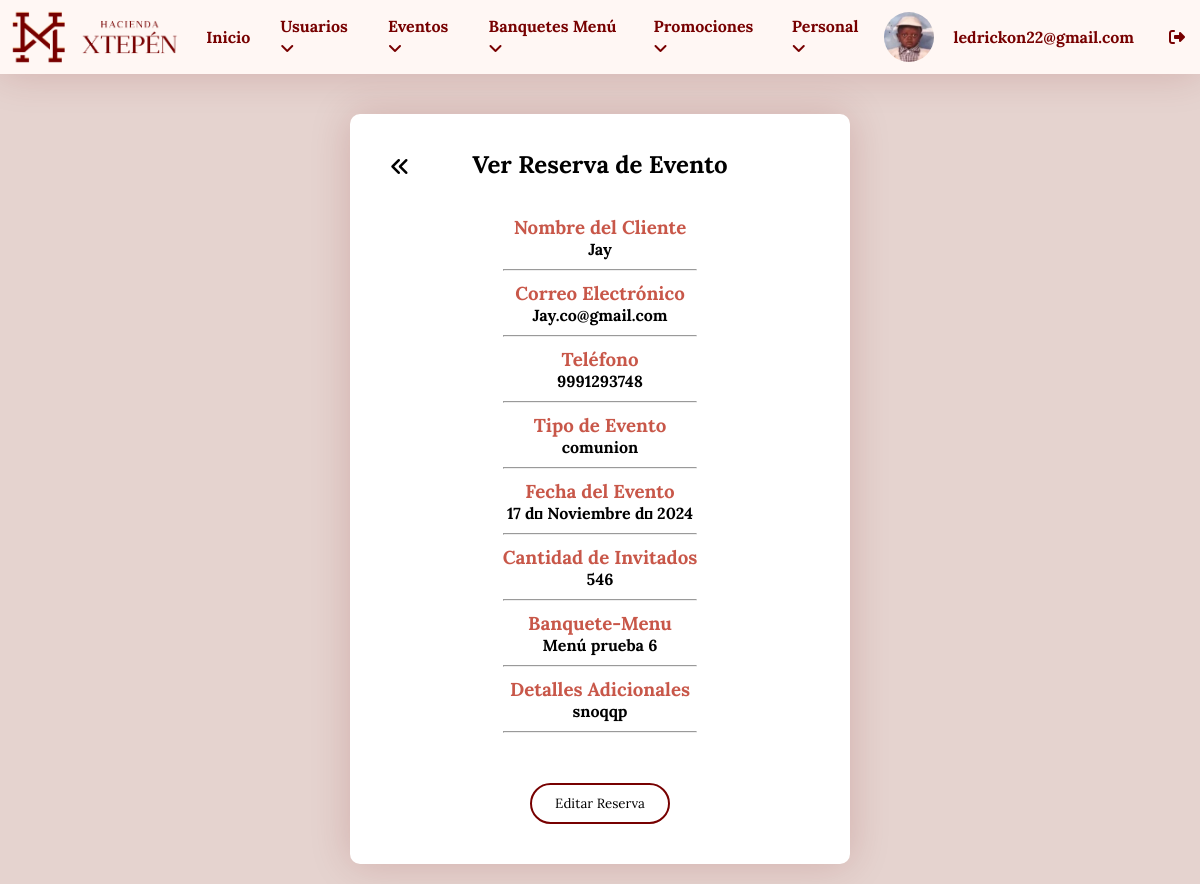
The page /login/ver_evento.php?id=27 (signed in) on the database its author committed.
### tables this page shows
CREATE TABLE `usuarios` (
  `id_usuario` int NOT NULL,
  `nombre_completo` varchar(100) DEFAULT NULL,
  `roles` varchar(50) NOT NULL,
  `email` varchar(50) DEFAULT NULL,
  `contrasena` varchar(255) DEFAULT NULL,
  `fecha_nacimiento` date DEFAULT NULL,
  `foto` varchar(255) DEFAULT NULL,
  `acc` int NOT NULL
);

CREATE TABLE `reservas_eventos` (
  `id` int NOT NULL,
  `nombre` varchar(100) NOT NULL,
  `email` varchar(100) NOT NULL,
  `telefono` varchar(15) NOT NULL,
  `evento` varchar(50) NOT NULL,
  `fecha` date NOT NULL,
  `invitados` int NOT NULL,
  `mensaje` text,
  `fecha_reserva` timestamp NOT NULL DEFAULT CURRENT_TIMESTAMP,
  `menu_banquete` int DEFAULT NULL,
  `estado` varchar(10) DEFAULT 'pendiente',
  `personal` int DEFAULT NULL
);

CREATE TABLE `banquete_menu` (
  `id` int NOT NULL,
  `nombre_menu` varchar(100) DEFAULT NULL,
  `descripcion` text,
  `imagen` varchar(255) DEFAULT NULL
);

### login/ver_evento.php (the view, shortened to what this page needs)
<!DOCTYPE html>
<html lang="es">
<head>
    <link rel="stylesheet" href="styles/stylesedtvr.css">
</head>
<body>
    <?php include "menu.php"; ?>
    <div class="container">
        <br>
        <div class="information">
            <h2>Ver Reserva de Evento</h2>
            <br>
            <a class="back" href="dashboard_eventos.php"><i class="fa-solid fa-angles-left"></i></a>
            <?php
            require "conexion.php";
            $id_reserva = isset($_GET['id']) ? intval($_GET['id']) : 0;
            $verreserva = "SELECT * FROM reservas_eventos
            INNER JOIN banquete_menu ON reservas_eventos.menu_banquete = banquete_menu.id
            WHERE reservas_eventos.id = '$id_reserva'";
            $resultado = mysqli_query($conectar, $verreserva);
            $fila = $resultado->fetch_array();
            function convertir_mes_espanol($fecha) {
                $meses_ingles = array('January', 'February', 'March', 'April', 'May', 'June', 'July', 'August', 'September', 'October', 'November', 'December');
                $meses_espanol = array('Enero', 'Febrero', 'Marzo', 'Abril', 'Mayo', 'Junio', 'Julio', 'Agosto', 'Septiembre', 'Octubre', 'Noviembre', 'Diciembre');
                return str_replace($meses_ingles, $meses_espanol, date("d \d\e F \d\e Y", strtotime($fecha)));
            }
            $fecha = convertir_mes_espanol($fila["fecha"]);
            ?>
            <div class="contenedor_usuario">
                <h3>Nombre del Cliente</h3>
                <h4><?php echo $fila["nombre"]; ?></h4>
                <hr>
                <h3>Correo Electrónico</h3>
                <h4><?php echo $fila["email"]; ?></h4>
                <hr>
                <h3>Teléfono</h3>
                <h4><?php echo $fila["telefono"]; ?></h4>
                <hr>
                <h3>Tipo de Evento</h3>
                <h4><?php echo $fila["evento"]; ?></h4>
                <hr>
                <h3>Fecha del Evento</h3>
                <h4><?php echo $fecha; ?></h4>
                <hr>
                <h3>Cantidad de Invitados</h3>
                <h4><?php echo $fila["invitados"]; ?></h4>
                <hr>
                <h3>Banquete-Menu</h3>
                <h4><?php echo $fila["nombre_menu"]; ?></h4>
                <hr>
                <h3>Detalles Adicionales</h3>
                <h4><?php echo $fila["mensaje"]; ?></h4>
                <hr>
                <br>
                <a href="editar_evento.php?id=<?php echo $id_reserva; ?>">
                    <button class="btn2">Editar Reserva</button>
                </a>
            </div>
        </div>
    </div>
</body>
</html>

### login/menu.php (shortened to what this page needs)
<?php
$usuario = $_SESSION['username'];
require "conexion.php";
$id_usuario = $_SESSION['id_usuario'];
$verusuario = "SELECT * FROM usuarios WHERE id_usuario = '$id_usuario'";
$resultado = mysqli_query($conectar, $verusuario);
$fila = $resultado -> fetch_array();
?>
<!DOCTYPE html>
<html lang="en">
<head>
    <link rel="stylesheet" href="styles/stylenavbar.css">
</head>
<body>
    <div class="container">
        <div class="tutorial">
            <ul>
                <div class="left-items">
                    <figure class="logo-left">
                        <img src="imagenes/xtepen-logo-750.gif" alt="">
                    </figure>
                    <li><a href="panel_administrativo.php">Inicio</a></li>
                    <li><a href="dashboard_usuarios.php">Usuarios<i class="fa fa-angle-down"></i>
                    </li>
                    <li><a href="dashboard_eventos.php">Eventos<i class="fa fa-angle-down"></i>
                    </li>
                    <li><a href="dashboard_banquetes.php">Banquetes Menú<i class="fa fa-angle-down"></i>
                    </li>
                    <li><a href="dashboard_promociones.php">Promociones<i class="fa fa-angle-down"></i>
                    </li>
                    <li><a href="dashboard_personal.php">Personal<i class="fa fa-angle-down"></i>
                    </li>
                </div>
                <div class="right-items">
                <img id="fotoPerfil" class="ppic" src="<?php echo $fila["foto"]; ?>" alt="">
                    <li class="usuarioh4"><h4 class="usuarioh4"><?php echo $usuario; ?>
                </li>
                    <li><a href="salir.php"><i class="fa-solid fa-right-from-bracket"></i></a></li>
                </div>
            </ul>
        </div>
    </div>
</body>
</html>

### login/styles/stylesedtvr.css (style rules this page uses)
* { box-sizing: border-box; margin: 0; padding: 0; font-family: "Lora"; }
html, body { height: 100%; margin: 0; }
body { display: flex; flex-direction: column; background-color: #e5d3cf; }
.information { display: flex; position: relative; justify-content: center; align-items: center; margin:20px auto; padding: 20px; flex-direction: column; background-color: var(--Blanco); border-radius: 10px; max-width: 500px; box-shadow: 0px 0px 40px #7700002d; }
.information h2 { margin: 15px; }
hr { margin: 10px 0; }
.btn2 { margin: 20px; width: 140px; padding: 10px; font-family: "Lora"; background-color: var(--Blanco); border-radius: 50px; border: 2px var(--Texto) solid; }
.back { position: absolute; font-size: 20px; left: 40px; top: 40px; color: var(--Negro); }
.contenedor_usuario h3 { color: var(--Principal); }

### login/styles/stylenavbar.css (style rules this page uses)
* { box-sizing: border-box; margin: 0; padding: 0; }
.ppic { width: 50px; border-radius: 50px; margin: 10px 0; }
.ppic { width: 50px; border-radius: 50%; transition: transform 0.2s ease; cursor: pointer; }
.tutorial ul { font-size: 0; list-style-type: none; background-color: var(--Secundario); box-shadow: 0px 0px 40px #7700002d; }
.tutorial ul li { font-family: "Open Sans", sans-serif; font-size: 1rem; font-weight: 400; background-color: var(--Secundario); color: var(--Texto); display: inline-block; padding: 15px; position: relative; vertical-align: middle; }
.information { text-align: center; }
.tutorial a { text-decoration: none; color: var(--Texto); font-weight: 700; }
.usuarioh4 { color: var(--Texto); padding: 5px; }
ul { display: flex; justify-content: space-between; list-style-type: none; padding: 0; width: 100%; }
li { padding: 10px; }
.left-items { display: flex; align-items: center; }
.right-items { display: flex; align-items: center; }
.logo-left { width: 180px; margin: 10px ; }
.logo-left img { width: 100%; display: inline-block; }

### login/styles/colors.css (style rules this page uses)
:root { --Blanco: #fff; --Negro: #000; --GrisClaro: #ccc; --GrisOscuro: #333; --Principal: #c85749; --Secundario: #FFF7F4; --Texto: #770000; }

### rows shown on the page
usuarios: foto (picture)
reservas_eventos: nombre "Jay", email "Jay.co@gmail.com", telefono "9991293748", evento "comunion", fecha "17 d\u001b Noviembre d\u001b 2024", invitados "546", menu_banquete.nombre_menu "Menú prueba 6", mensaje "snoqqp"

### other values the page prints
$usuario "ledrickon22@gmail.com"
